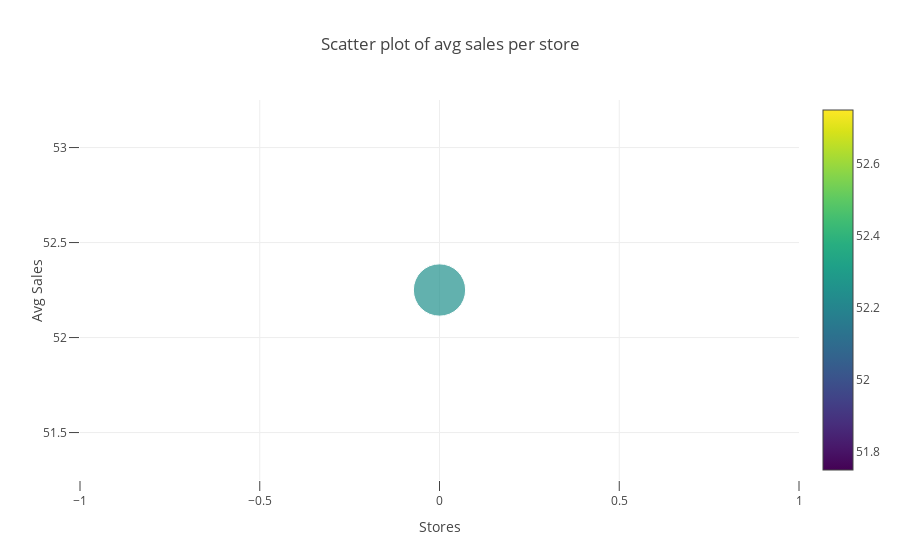

Write notebook code for a chart like this one.
### Code cell
# Scatter plot of average sales per store
sales_store_data = go.Scatter(
    y = sales_across_store_df.avg_sale.values,
    mode='markers',
    marker=dict(
        size = sales_across_store_df.avg_sale.values,
        color = sales_across_store_df.avg_sale.values,
        colorscale='Viridis',
        showscale=True
    ),
    text = sales_across_store_df.index.values
)
data = [sales_store_data]

sales_store_layout = go.Layout(
    autosize= True,
    title= 'Scatter plot of avg sales per store',
    hovermode= 'closest',
    xaxis= dict(
        title= 'Stores',
        ticklen= 10,
        zeroline= False,
        gridwidth= 1,
    ),
    yaxis=dict(
        title= 'Avg Sales',
        ticklen= 10,
        zeroline= False,
        gridwidth= 1,
    ),
    showlegend= False
)
fig = go.Figure(data=data, layout=sales_store_layout)
py.iplot(fig,filename='scatter_sales_store')

### Figure 1 — Plotly figure (JSON) as saved in the notebook; plotly's stock layout.template omitted (floating-point values rounded to 4 significant figures)
{"data": [{"type": "scatter", "y": [52.25], "mode": "markers", "marker": {"size": [52.25], "color": [52.25], "colorscale": "Viridis", "showscale": true}, "text": [1]}], "layout": {"autosize": true, "title": "Scatter plot of avg sales per store", "hovermode": "closest", "xaxis": {"title": "Stores", "ticklen": 10, "zeroline": false, "gridwidth": 1}, "yaxis": {"title": "Avg Sales", "ticklen": 10, "zeroline": false, "gridwidth": 1}, "showlegend": false}}
